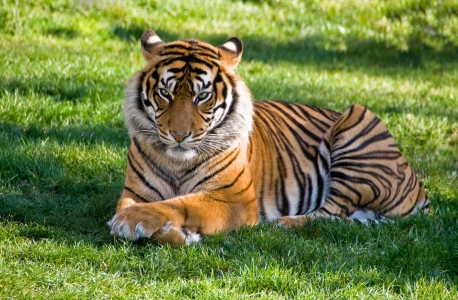
#> input picture tiger.jpg, 458 x 300 px
$ jupyter execute --allow-errors CV_ex1.ipynb
#> lines starting #> are read from the running program, lines starting #| are printed output that depends on the picture
#  University of Haifa - Computer Vision

## Homework 1
---

### <a style='color:red'> Due Date: 11.06.2024 </a>

###  Agenda
---

* Recap on Python
* Excercise on triangle detection (scroll down to find it)

###  Student Information
---
**<font color='red'> FILL IN HERE</font>**:

|full name     |Email| ID  |
|---------|--------------------------------|----------|
|Student 1| student_1@| 112233445|
|Student 2| student_2@| 554433221|

###  Submission Guidelines (IMPORTANT)
---
* Submission is in **pairs** (or singles, with special permission from lecturer).
* Fill in your details in the cell above.
* Submit **this file only**, with the name: `CV_hw1_id1_id2.ipynb`.
* Make sure to submit the file **after execution** (including all outputs). Cells that were not executed will be ignored by the grader.
* Submit on the course website (Moodle).
* Due date is Tuesday, June 11 2024 (end of the day).
* Late submission will be open till Friday, June 14 2024, with 4 points deduction for each late day.

###  Useful Keyboard Shortcuts
---
* Run current cell: **Ctrl + Enter**
* Run current cell and move to the next: **Shift + Enter**
* Show lines in a code cell: **Esc + L**
* View function documentation: **Shift + Tab** inside the parenthesis or `help(name_of_module)`
* New cell below: **Esc + B**
* Delete cell: **Esc + D, D** (two D's)

### Useful imports
---

[cell 1]
# imports for the tutorial - YOU MAY ADD MORE IF NEEDED
import numpy as np
import matplotlib.pyplot as plt
import cv2
from google.colab.patches import cv2_imshow

###  Recap on Python
---

##  NumPy
---

### Arrays

[cell 2]
''' 1D Lists and 2D Matrices as NumPy Arrays'''
print('-- 1D Lists and 2D Matrices as NumPy Arrays --')

vec = [1, 2, 3] # list
np_vec = np.array(vec) # array
print("type(np_vec) = ", type(np_vec)) # check the type
print("np_vec = ", np_vec) # print the array
mat = [[2, 6, 8], [3, 7, 0]] # 2d list
np_mat = np.array(mat) # 2d ndarray
print("np.array(mat) = ")
print(np_mat) # print the matrix

#### Zeros, Ones, Eye

[cell 3]
''' Zeros, Ones, Eye'''
print('-- Zeros, Ones, Eye --')

# zeros, ones and identity - just like matlab
print("np.zeros((2,3)) = ")
print(np.zeros((2,3)))
print("np.ones((2,3)) = ")
print(np.ones((2,3)))
print("np.eye(2) = ")
print(np.eye(2))

### Random
#### Create Random Arrays and Numbers with NumPy

[cell 4]
''' Randomness'''
print('-- Randomness --')

print('np.random.randn(5) = ', np.random.randn(5)) # 5x1 array with numbers from N(0,1)
print('np.random.randn(3,4) = ')
print(np.random.randn(3,4)) # 3x4 matrix with numbers from N(0,1)
print('np.random.randint(5, 15) = ', np.random.randint(5, 15)) # random integer between start (5) and end (15)
print('np.random.randint(5, 150, 5) = ', np.random.randint(5, 150, 5)) # multiple (5) random numbers between specified range

### Series of Numbers

[cell 5]
''' Series of Numbers'''
print('-- Series of Numbers --')

print('np.arange(3, 12) = ', np.arange(3, 12)) # 3, 4..., 11
print('np.arange(3, 12, 2) = ', np.arange(3, 12, 2)) # with a step of 2
print('np.linspace(2, 5, 6) = ', np.linspace(2, 5, 6)) # third argument specifies the count of numbers
print('np.linspace(2, 5) = ', np.linspace(2, 5)) # as in matlab default count is 50 -- third argument

### Operations on arrays

[cell 6]
''' On Arrays '''
print('-- On Arrays --')

np_vec = np.array([1, 2, 3]) # array
np_mat = np.array([[2, 6, 8], [3, 7, 0]]) # 2d ndarray
# dimensions of arrays
print('np_mat = ')
print(np_mat)
print('np_vec.shape = ', np_vec.shape)
print('np_mat.shape = ', np_mat.shape)
# reshape
print('np_mat.reshape(3,2) = ') # change dimensions -- only if the total number of values remains the same
print(np_mat.reshape(3,2)) # change dimensions -- only if the total number of values remains the same
# maximum, minimum, sum, mean, ...
print("sin(np_mat) = ", np.sin(np_mat)) # sin() of each element, same dimensions
print("sum(np_mat) = ", np.sum(np_mat)) # sum of all elements
print("min(np_mat) = ", np.min(np_mat)) # min of the entire array
print("mean(np_mat) = ", np.mean(np_mat,0)) # mean over first dimension
print("max(np_mat) = ", np.max(np_mat,1)) # max over second dimension

### Operations between arrays and scalars

[cell 7]
''' Arrays and Scalars '''
print('-- Arrays and Scalars --')

a = np.array([0, 1, 2, 3, 4, 5])
print("a = ", a)
print("a + 7 = ", a + 7) # add 7 to each element
print("a - 2 = ", a - 2)
print("a / 2 = ", a / 2)
print("a * 3 = ", a * 3)
print("a = ", a ) # element-wise comparison
print("a > 2 = ", a > 2) # element-wise comparison

[cell 8]
''' Arrays and Arrays '''
print('-- Arrays and Arrays --')

a1 = np.array([[3, 1], [2, 6]])
print("a1 = ")
print(a1)
b1 = np.array([[0, 2], [3, 1]])
print("b1 = ")
print(b1)
print("a1 + b1 = ")
print(a1 + b1)
print("a1 * b1 = ")
print(a1 * b1) # element-wise multiplication
print("np.dot(a1, b1) = ")
print(np.dot(a1, b1)) # matrix multiplication
print("a1 @ b1 = ")
print(a1 @ b1) # matrix multiplication
print("(np.dot(a1, b1) is the same as using @: a1 @ b1)") # matrix multiplication
print("a1 > b1 = ")
print(a1 > b1) # element-wise comparison

### Indexing, Slicing, Broadcasting

[cell 9]
''' Indexing, Slicing, Broadcasting '''
print('-- Indexing, Slicing, Broadcasting --')

d1 = np.arange(15)
print('d1 = ', d1)
d2 = d1.reshape(3,5)
print('d2 = ')
print(d2)
# slicing
d1[4:12] # slicing -- d1[start : end+1]
print("d1[4:12] = ", d1[6:9])
print("d1[4: ] = ", d1[6: ])
print("d1[:13] = ", d1[:9])
print("d2[0,0] = ", d2[0,0]) # d2[row, column]
print("d2[1,] = ", d2[2,])
print("d2[:, 2]", d2[:, 3])
d1[0:5] = -10 # broadcasting -- Change specific elements of the array
print("d1 = ", d1)

##  Matplotlib
---

### Plotting

[cell 10]
### Plotting

''' Indexing, Slicing, Broadcasting '''
print('-- Indexing, Slicing, Broadcasting --')

# plot agains indices
x = np.arange(50) * 2 * np.pi / 25
y1 = np.sin(x)
y2 = np.sin(2*x)
y3 = np.cos(x)
fig = plt.figure(figsize=(6,3)) # create a figure, just like in matlab
ax = fig.add_subplot(1, 1 ,1) # create a subplot of certain size
ax.plot(y1, label="y1 = sin(x)")
ax.plot(y2, 'r-^', label="y2 = sin(2x)")
ax.set_xlabel('inds')
ax.set_ylabel("y")
ax.set_title("plot (vs. indices)")
ax.grid()
ax.legend()

# plot against values and scatter
x = np.arange(50) * 2 * np.pi / 25
x2 = x/2
y1 = np.sin(x)
y2 = np.sin(2*x)
y3 = np.sin(x2)
fig = plt.figure(figsize=(6,3)) # create a figure, just like in matlab
ax = fig.add_subplot(1, 1 ,1) # create a subplot of certain size
ax.plot(x, y1, label="y1 = sin(x)")
ax.plot(x, y2, 'r-^', label="y2 = sin(2x)")
ax.scatter(x2, y3, label="y3 = sin(x)") # notice the x/2
ax.set_xlabel('x')
ax.set_ylabel("y")
ax.set_title("plot (vs. values) and scatter")
ax.grid()
ax.legend()

# bar-plot
fig = plt.figure(figsize=(5, 4)) # create a figure, just like in matlab
ax1 = fig.add_subplot(2, 1 ,1) # create a subplot of certain size
ax1.bar(x, y1)
ax1.set_xlabel('x')
ax1.set_ylabel("y")
ax1.set_title("bar plot")
ax1.grid()

# histogram
fig = plt.figure(figsize=(7,2)) # create a figure, just like in matlab
ax = fig.add_subplot(1, 1 ,1) # create a subplot of certain size
ax.hist(np.random.randn(1000), 30) # 30 is the number of bins
ax.set_title("histogram")
ax.grid()
#> figure, not shown here; curve peaks at x = 6, y = 0.998; curve peaks at x = 3, y = 0.998
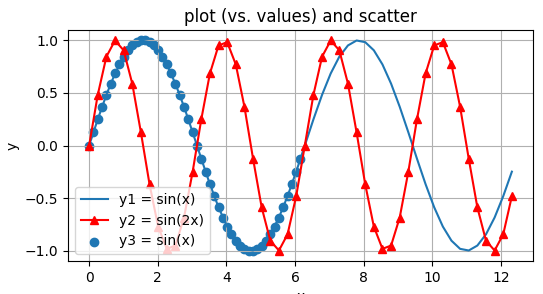
#> figure drawn by matplotlib, 1 panel; curve peaks at x = 1.51, y = 0.998; curve peaks at x = 0.754, y = 0.998
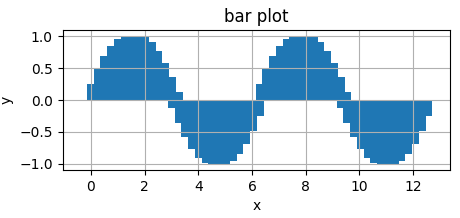
#> figure drawn by matplotlib, 1 panel
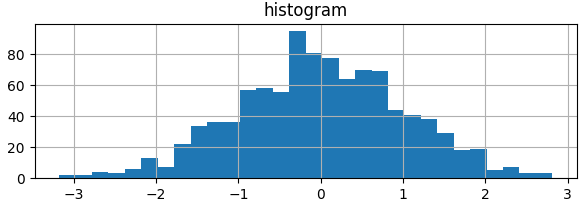
#> figure drawn by matplotlib, 1 panel; tallest bar 95 high, from x = -0.382 to -0.183

### images - reading, overlays and saving

[cell 11]
# Read image
image = cv2.imread('tiger.jpg')
#> image is the input picture: shape (300, 458, 3); mean B, G, R 68, 126.5, 114.6

# Manual overlays
image[:,45:50,:] = 255  # all white
image[:,65:70,:] = [100,100,100] # all grey
image[:,85:90,0] = 255  # change blue channel only

# Other overlays
cv2.line(image, (122, 179), (200, 183), (0, 255, 255), thickness=1)
#> image: shape (300, 458, 3); mean B, G, R 72.8, 127.6, 116.4
cv2.line(image, (122, 279), (200, 183), (255, 255, 0), thickness=2)
cv2.drawMarker(image, (122, 279), (255, 255, 0), markerSize = 15, thickness=2, markerType=cv2.MARKER_DIAMOND)
cv2.drawMarker(image, (22, 179), (255, 200, 200), markerSize = 10, thickness=1, markerType=cv2.MARKER_SQUARE)
#> image: shape (300, 458, 3); mean B, G, R 73.5, 128.1, 115.9
cv2.drawMarker(image, (165, 90), (0, 0, 255), markerSize = 15, thickness=2, markerType=cv2.MARKER_TRIANGLE_UP)
#> image: shape (300, 458, 3); mean B, G, R 73.5, 128.1, 116.1
cv2.ellipse(image, (160, 150), (100, 170), 135, 0, 360, (0, 0, 255), thickness=2)
cv2.rectangle(image, (108, 55), (250, 245), (0, 255, 0), thickness=2, lineType=cv2.LINE_8)
cv2.putText(image, "overlay text", (265, 60), cv2.FONT_HERSHEY_SIMPLEX, 1, (250, 0, 250), 2)
cv2.circle(image, (350, 200), 50, (0, 255, 0), thickness=1)
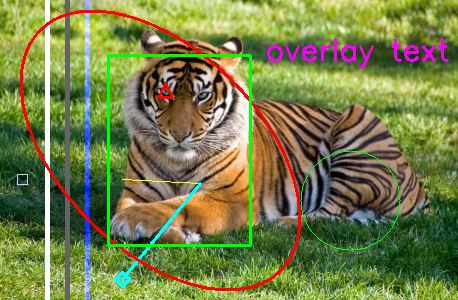
#> image: shape (300, 458, 3); mean B, G, R 72.9, 127.2, 118.3

# show with cv2
cv2_imshow(image) # show with cv2

# show with pyplot
plt.imshow(image[:,:,::-1]) # notice the need to reverse the channel order (cv2 uses BGR while plt uses RGB)
plt.title('tiger')

# save/write
cv2.imwrite('tiger_cv2.jpg',image)
image = image[:,:,::-1] # flip channels
plt.imsave('tiger_plt.jpg',image)
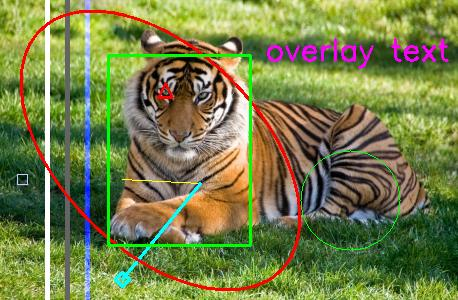
#> saved as tiger_plt.jpg: shape (300, 458, 3); mean R, G, B 118.2, 127.2, 73.1

###  **Exercise: Hough Triangles**
---
In this part, we are going to implement detectors for particular types of triangles: 1) **Equilateral** triangles - ones that have 3 equal sides (and 3 equal angles); 2) **Isosceles** triangles - Ones with two sides of equal length (and equal base angles); 3) **Right** triangles - ones that have a 90 degree angle;

We are going to do so based on the processing of the standard Hough Transform (HT) Map that is used for detecting lines (with the $\theta, d$ parameterization). See the following cell evaluation for a full illustrative example.

Submit outputs on **4 input images** of your choice: Choose one from each group (folder) of images provided.

**Recommendations**:
* You can tune the parameters (like edge detection thresholds, HT resolution) of your solution seperately per input image. However, the method should be generic and run on all the input images without any manual interventions (other than parameter changes).
* You can use the 'sliding-window' HT variant that we discussed in class. That is, you can run the HT on a sliding $r\times r$ window, with skips of size $s$ (both vertical and horizontal). You are allowed to choose the sizes $r$ and $s$ manually per image (by determining the maximal size of a triangle to detect).
* To improve the detected lines (maxima in HT) you should aim to improve the edge map and apply some kind of suprression on the HT-map (e.g. filter out lines that are too close in some senses, lines that have weak support, etc').

**Output format** (per input image):

1. Input image
2. Edge map
3. Hough transform (one per window with triangle detection, if using sliding window) - Should include marking of all detected lines by small square markers, with the color-coding of blue/green/red for equilateral/isosceles/right triangle sides.
4. Detected lines (one per window with triangle detection, if using sliding window) - Shown over the edge map.
5. Detected triangles - Shown by taking the edge map and coloring every edge point that belongs to a triangle by its color-coding specified above.

**Guidelines**:
* Run the next cell to see an example (that doesn't use a sliding window).
* Write your code in the cell that follows (You may add as many cells as you want).
* You may use existing code (from cv2 or any other library) for loading, displaying, overlaying, saving images as well as for edge-detection and other standard image filtering operations.
* You must provide **your own implementation** of the line Hough Transform. Make sure that your code is properly commented.
* The very last cell of your code should generate the outputs for each of the images.
* The very last cell of this notebook (after your code and output images) is where you should explain your solution according to the guidelines given there.

### **An example**
---

[cell 12]
# Example input and outputs
input = cv2.imread('four_triangles_example.png')
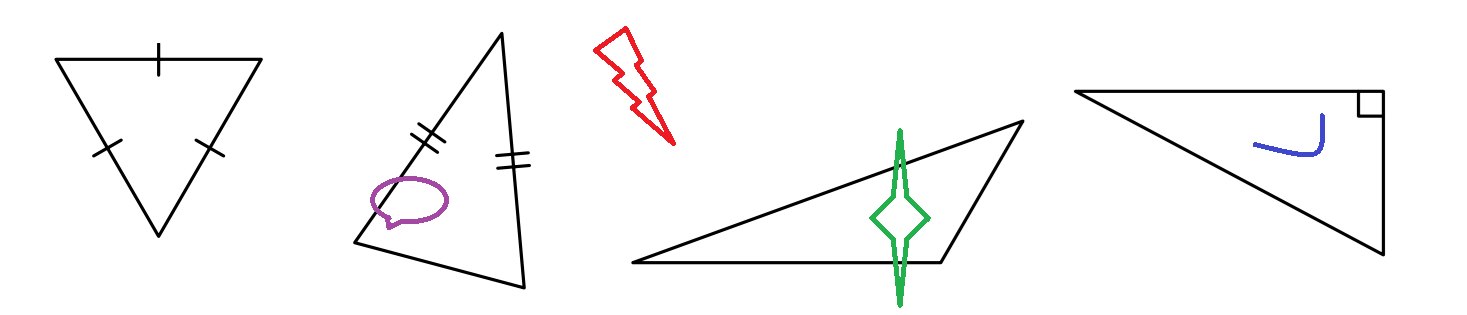
#> input picture four_triangles_example.png, 1467 x 315 px
#> input is the input picture: shape (315, 1467, 3); mean B, G, R 247.6, 247.7, 248
edge_map = cv2.imread('edge_map.png')
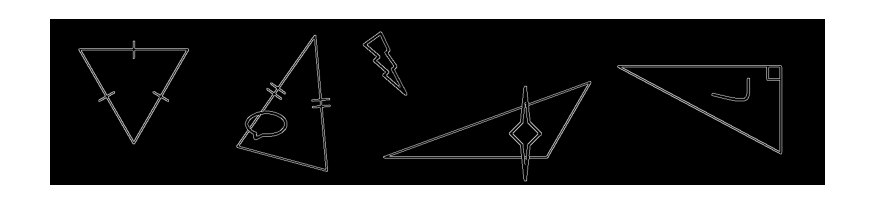
#> input picture edge_map.png, 875 x 205 px
#> edge_map is the input picture: shape (205, 875, 3); min 0, max 255, mean 75.8
hough_transform = cv2.imread('hough_transform.png')
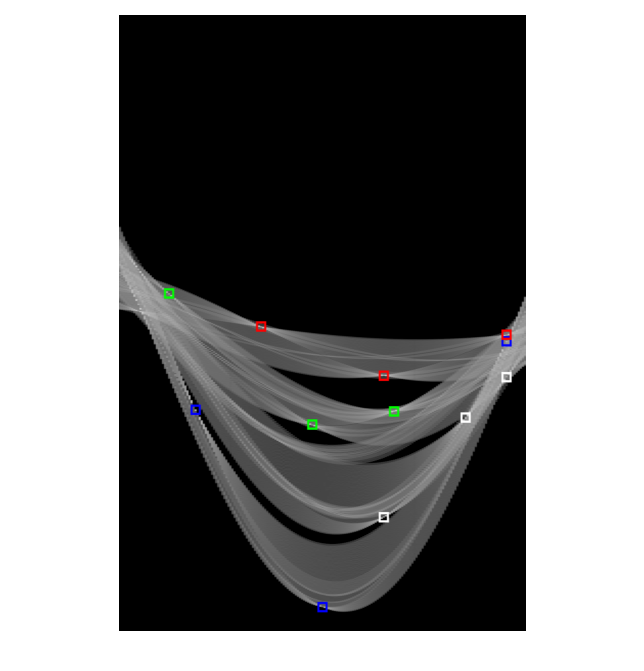
#> input picture hough_transform.png, 644 x 671 px
#> hough_transform is the input picture: shape (671, 644, 3); mean B, G, R 122.6, 122.6, 122.6
detected_lines = cv2.imread('detected_lines.png')
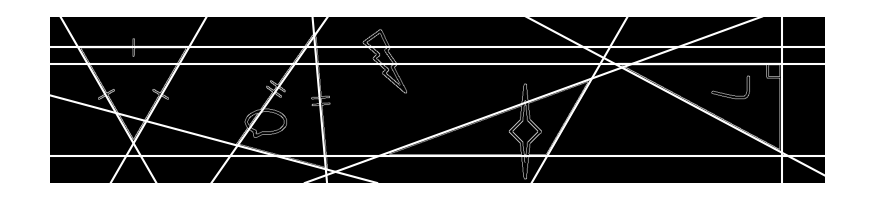
#> input picture detected_lines.png, 875 x 204 px
#> detected_lines is the input picture: shape (204, 875, 3); min 0, max 255, mean 86.7
detected_triangles = cv2.imread('detected_triangles.png')
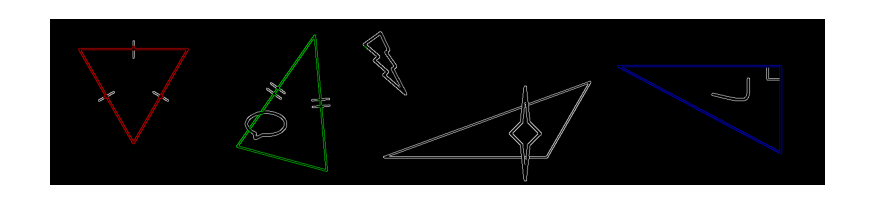
#> input picture detected_triangles.png, 875 x 201 px
#> detected_triangles is the input picture: shape (201, 875, 3); mean B, G, R 71, 70.8, 70.8

plt.figure(figsize=(11,11),dpi=100) #####################################################
plt.imshow(input)
plt.axis('off')
plt.title('input image')
plt.figure(figsize=(12,12),dpi=100) #####################################################
plt.imshow(edge_map)
plt.axis('off')
plt.title('edge map')
plt.figure(figsize=(9,9),dpi=100) #####################################################
plt.imshow(hough_transform)
plt.axis('off')
plt.title('hough transform (with color-coded triangle sides)')
plt.figure(figsize=(12,12),dpi=100) #####################################################
plt.imshow(detected_lines)
plt.axis('off')
plt.title('detected lines')
plt.figure(figsize=(12,12),dpi=100) #####################################################
plt.imshow(detected_triangles)
plt.axis('off')
plt.title('detected triangles (color-coded)')
